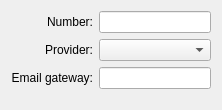
<ui version="4.0" >
 <class>PagerDetailsBase</class>
 <widget class="QWidget" name="PagerDetailsBase" >
  <property name="geometry" >
   <rect>
    <x>0</x>
    <y>0</y>
    <width>222</width>
    <height>110</height>
   </rect>
  </property>
  <property name="windowTitle" >
   <string>Form2</string>
  </property>
  <layout class="QVBoxLayout" >
   <property name="margin" >
    <number>11</number>
   </property>
   <property name="spacing" >
    <number>6</number>
   </property>
   <item>
    <layout class="QGridLayout" >
     <property name="margin" >
      <number>0</number>
     </property>
     <property name="spacing" >
      <number>6</number>
     </property>
     <item row="2" column="1" >
      <widget class="QLineEdit" name="edtGateway" />
     </item>
     <item row="0" column="1" >
      <widget class="QLineEdit" name="edtNumber" />
     </item>
     <item row="1" column="0" >
      <widget class="QLabel" name="TextLabel11" >
       <property name="text" >
        <string>Provider:</string>
       </property>
       <property name="alignment" >
        <set>Qt::AlignRight|Qt::AlignTrailing|Qt::AlignVCenter</set>
       </property>
       <property name="wordWrap" >
        <bool>false</bool>
       </property>
      </widget>
     </item>
     <item row="2" column="0" >
      <widget class="QLabel" name="TextLabel12" >
       <property name="text" >
        <string>Email gateway:</string>
       </property>
       <property name="alignment" >
        <set>Qt::AlignRight|Qt::AlignTrailing|Qt::AlignVCenter</set>
       </property>
       <property name="wordWrap" >
        <bool>false</bool>
       </property>
      </widget>
     </item>
     <item row="1" column="1" >
      <widget class="QComboBox" name="cmbProvider" />
     </item>
     <item row="0" column="0" >
      <widget class="QLabel" name="TextLabel10" >
       <property name="text" >
        <string>Number:</string>
       </property>
       <property name="alignment" >
        <set>Qt::AlignRight|Qt::AlignTrailing|Qt::AlignVCenter</set>
       </property>
       <property name="wordWrap" >
        <bool>false</bool>
       </property>
      </widget>
     </item>
    </layout>
   </item>
   <item>
    <spacer>
     <property name="orientation" >
      <enum>Qt::Vertical</enum>
     </property>
     <property name="sizeType" >
      <enum>QSizePolicy::Expanding</enum>
     </property>
     <property name="sizeHint" >
      <size>
       <width>20</width>
       <height>20</height>
      </size>
     </property>
    </spacer>
   </item>
  </layout>
 </widget>
 <tabstops>
  <tabstop>edtNumber</tabstop>
  <tabstop>cmbProvider</tabstop>
  <tabstop>edtGateway</tabstop>
 </tabstops>
 <resources/>
 <connections/>
</ui>
